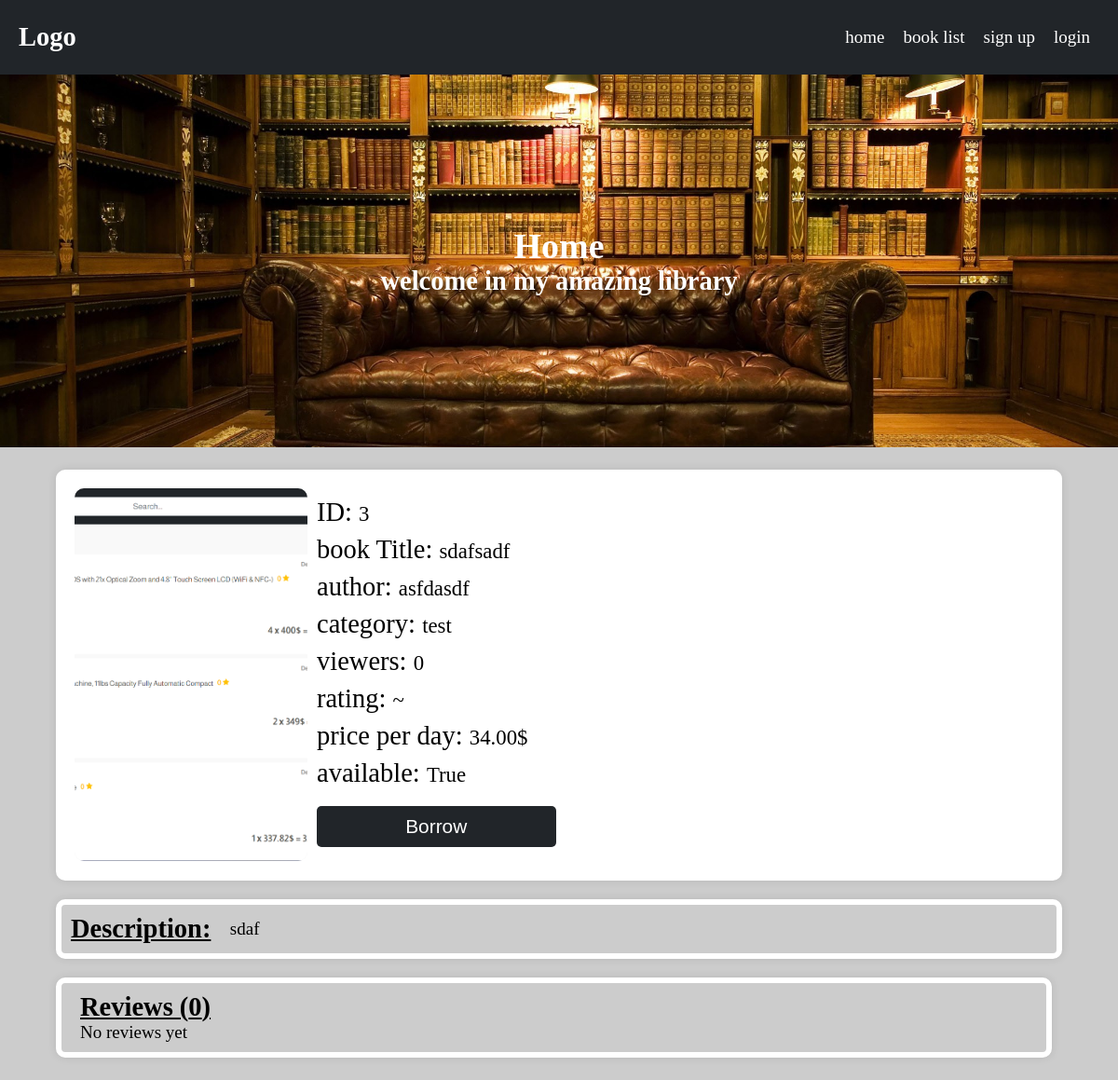
Page /books/sdafsadf/ on the committed database.
### books/models.py (models this page shows, shortened)
class Book(BasicModel):
    uploaded_by = models.ForeignKey(User, on_delete=models.CASCADE, related_name='books')
    category = models.ForeignKey(Category, on_delete=models.CASCADE, related_name='books')
    viewers = models.ManyToManyField(User, through=Viewers, related_name='viewed_books')
    title = models.CharField(max_length=100)
    author = models.CharField(max_length=100)
    price = models.DecimalField(max_digits=10, decimal_places=2)
    description = models.TextField()
    borrower = models.ForeignKey(User, on_delete=models.SET_NULL, related_name='borrowed_books', null=True, blank=True)
    objects = BookManager()
    @property
    def is_borrowed(self):
        return self.borrower is not None
    @property
    def rating(self):
        return self.ratings.aggregate(avg_rating=Avg('rating'))['avg_rating'] or '~'
    @property
    def views(self):
        return self.user_viewers.aggregate(total_views=Sum('count'))['total_views'] or 0
    class Meta:
        verbose_name = 'Book'
        verbose_name_plural = 'Books'

class BookImage(BasicModel):
    image = models.ImageField(upload_to=book_cover_path, null=True, blank=True)
    book = models.OneToOneField(Book, on_delete=models.CASCADE, related_name='image', null=True, blank=True)
    class Meta:
        verbose_name = 'Book Image'
        verbose_name_plural = 'Book Images'
    @property
    def url(self):
        return self.image.url

### categories/models.py (models this page shows, shortened)
class Category(BasicModel):
    title = models.CharField(max_length=100)
    user = models.ForeignKey(User, on_delete=models.SET_NULL, related_name='categories',null=True, blank=True)
    class Meta:
        verbose_name = 'Category'
        verbose_name_plural = 'Categories'
    def __str__(self):
        return self.title

### books/views.py (the view)
# urls.py: path('<slug:slug>/', views.BookDetailView.as_view(), name='book_details'),
class BookDetailView(DetailView):
    model = Book
    def get_queryset(self):
        if self.request.user.is_authenticated:
            Book.objects.active().get(slug=self.kwargs['slug']).increase_views(self.request.user)
        return Book.objects.active().filter(slug=self.kwargs['slug'])

### books/models.py (called while the page is built)
    def get_queryset(self):
        return queryset(self.model, using=self._db)

    def active(self):
        return self.get_queryset().filter(active=True)

### books/templatetags/custom_filters.py (called while the page is built)
@register.filter(name='not')
def not_gate(value):
    return not value

### ratings/models.py (called while the page is built)
    def get_queryset(self):
        return RatingQuerySet(self.model, using=self._db)

### templates/books/book_detail.html (shortened to what this page needs)
{% extends "base.html" %}
{% load static %}
{% load custom_filters %}
{% block style %}
<link rel="stylesheet" href="{% static 'assets/css/details.css' %}">
{% endblock %}
{% block content %}
<div class="container details-container">
    <div class="row">
        <div class="col-sm-6 col-md-3 ">
            <img class="w-100" id="bookImg" src="{{object.image.url}}" alt="">
        </div>
        <div class="col-9 text-data">
            <div>ID: <span id="bookID"> {{object.id}}</span></div>
            <br/>
            <div>book Title: <span id="bookTitle"> {{object.title}}</span></div>
            <br/>
            <div>author: <span id="bookAuthor"> {{object.author}}</span></div>
            <br/>
            <div>category: <span id="bookCategory"> {{object.category}}</span></div>
            <br/>
            <div>viewers: <span id="bookViewers">  {{object.views}}</span></div>
            <br/>
            <div>rating: <span id="bookRating">  {{object.rating}}{% if object.rating != '~' %}/5{% endif %} </span>
            </div>
            <br/>
            <div>price per day: <span id="bookPrice">  {{object.price}}$</span></div>
            <br/>
            <div class="row" style="display:flex;flex-direction: row;align-items: center">
                <div class="col-3">available: <span id="bookAvailable">  {{object.is_borrowed|not}}</span></div>
            </div>
            <br/>
            {% if object.is_borrowed %}
            {% if request.user.id == object.borrower.id %}
            <button class="btn-2 btn-dark" onclick="urlRedirect('{% url 'return_book' object.slug %}')">Return</button>
            {% endif %}
            {% else %}
            <button class="btn-2 btn-dark" onclick="urlRedirect('{% url 'borrow_book' object.slug %}')">Borrow</button>
            {% endif %}
        </div>
    </div>
    <div class="row border-container">
        <h2>Description: </h2>
        <div id="bookDescription" style="word-break: break-word;">
            {{object.description}}
        </div>
    </div>
    <div class="row">
        <div class="col-12 border-container">
            <div class="row" style="justify-content: space-between">
                <div class="col-3">
                    <h2 style="text-decoration: underline">Reviews ({{object.ratings.count}}) </h2>
                </div>
            </div>
            {% if object.ratings.count > 0 %}
            <div id="bookReviews">
                {% for ratings in object.ratings.all %}
                {% if ratings.user == request.user %}
                <div class="review " style="margin-bottom: 20px">
                    <div class="border-container">
                        <div class="row" style="border-bottom: 3px solid white;padding-bottom: 5px">
                            <div class="col-8">
                                <span class="reviewer">({{ratings.user}})</span>
                                <span class="review-date">{{ratings.updated_at|date:"Y-m-d"}}</span>
                            </div>
                            {% if request.user == ratings.user %}
                            <div class="col-2">
                                <button class="btn-6 btn-danger" style="margin: 0"  onclick="urlRedirect(`{% url 'delete_rating' object.slug ratings.slug %}`)">Delete</button>
                            </div>
                            <div class="col-2">
                                <button class="btn-6 btn-success" style="margin: 0" onclick="urlRedirect(`{% url 'update_rating' object.slug ratings.slug %}`)">Update</button>
                            </div>
                            {% endif %}
                        </div>
                        <span class="review-content">{{ratings.rating}}/5</span>
                        <div class="review-content" style="word-break: break-word;">{{ratings.review}}</div>
                    </div>
                </div>
                {% endif %}
                {% endfor %}
                {% for ratings in object.ratings.active %}
                {% if ratings.user != request.user %}
                <div class="review " {% if not forloop.last %} style="margin-bottom: 20px" {% endif %}>
                    <div class="border-container">
                        <div style="border-bottom: 3px solid white">
                            <span class="reviewer">({{ratings.user}})</span>
                            <span class="review-date">{{ratings.updated_at|date:"Y-m-d"}}</span>
                        </div>
                        <span class="review-content">{{ratings.rating}}/5</span>
                        <div class="review-content" style="word-break: break-word;">{{ratings.review}}</div>
                    </div>
                </div>
                {% endif %}
                {% endfor %}
            </div>
            {% else %}
            <div>No reviews yet</div>
            {% endif %}
        </div>
    </div>
</div>
    {% endblock %}

### static/assets/css/utilities.css (style rules this page uses)
:root { font-size: 19px; }
* { box-sizing: border-box; margin: 0; padding: 0; }
body { padding-top: 80px; background-color: #ccc; min-height: 100dvh; }
.container { width: 90%; display: flex; justify-content: center; align-items: center; flex-direction: column; gap: 20px; margin: 2% auto; }
.container .row { width: 100%; display: flex; justify-content: flex-start; align-items: center; flex-direction: row; row-gap: 20px; column-gap: 1%; flex-wrap: wrap; }
.container .row .col-3 { width: calc(8.3333333333% * 3 - 1%); }
.container .row .col-9 { width: calc(8.3333333333% * 9 - 1%); }
.container .row .col-12 { width: calc(8.3333333333% * 12 - 1%); }
@media screen and (min-width: 768px) { .container .row .col-sm-6 { width: calc(8.3333333333% * 6 - 1%); } }
@media screen and (min-width: 992px) { .container .row .col-md-3 { width: calc(8.3333333333% * 3 - 1%); } }
.w-100 { width: 100% !important; }
.btn-2 { width: calc(16.6666666667% * 2); padding: 10px; border: none; border-radius: 5px; margin-top: 5px; outline: none; cursor: pointer; font-size: 1.1rem; }
.btn-dark { background-color: #212529; color: white; }

### static/assets/css/details.css (style rules this page uses)
.details-container > .row:first-child { background-color: white; padding: 20px; border-radius: 10px; box-shadow: 0 0 10px rgba(0, 0, 0, 0.1); font-size: 1.5rem; line-height: 0.7; }
.details-container > .row:first-child > div > img { border-radius: 10px; height: 400px; object-fit: cover; box-shadow: 0 0 10px rgba(0, 0, 0, 0.1) inset; }
.details-container > .row:first-child span { font-size: 1.2rem; }
.border-container { border: 6px solid white; border-radius: 10px; box-shadow: 0 0 10px rgba(0, 0, 0, 0.1); padding: 10px; }
.border-container > h2 { text-decoration: underline; }
.border-container > div { padding-left: 10px; }

### rows in the picture
Book: image (picture), id "3", title "sdafsadf", author "asfdasdf", category "test", views "0", rating "~", price "34.00", is_borrowed|not "True", description "sdaf", ratings.count "0"
